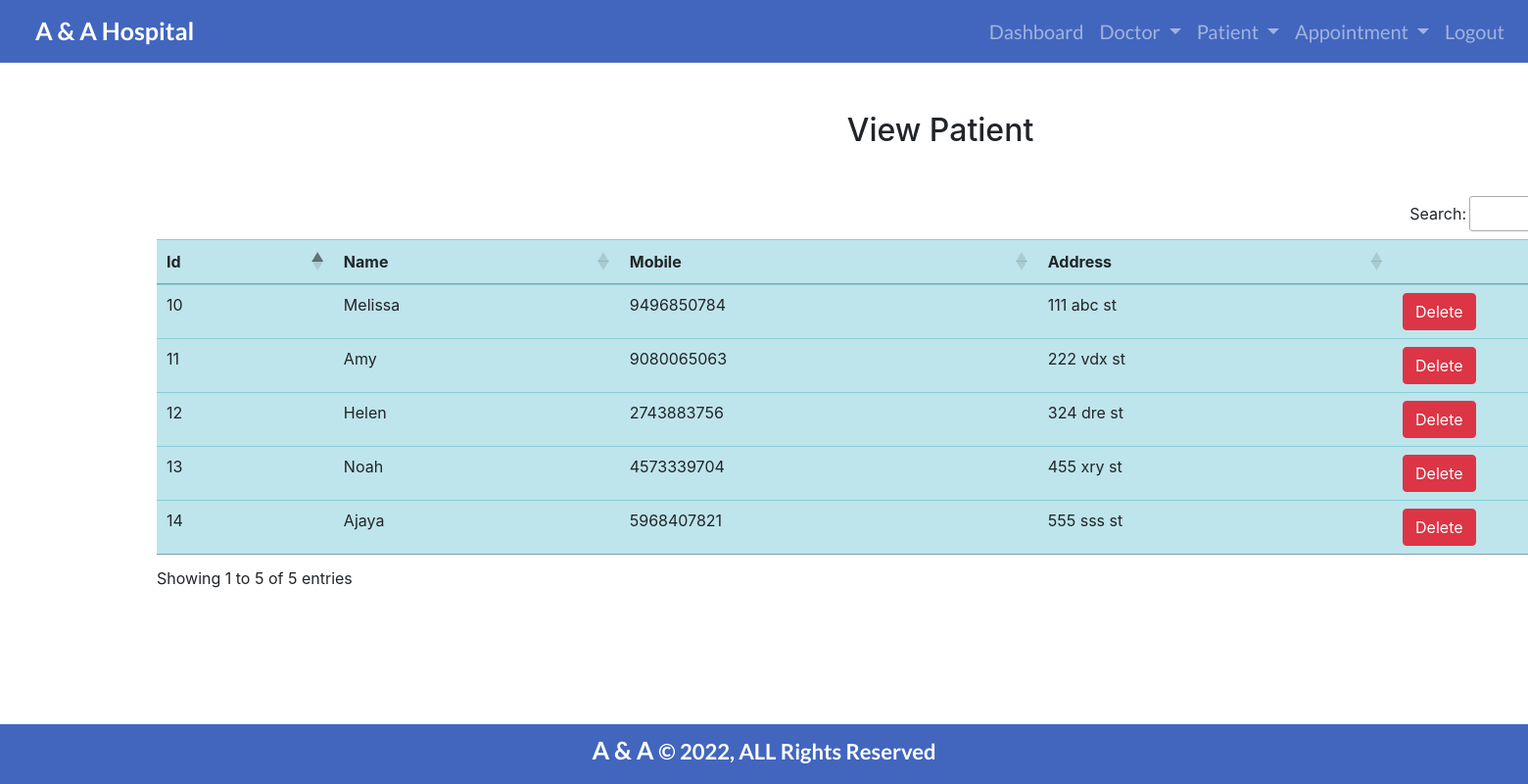
Before: /view_patient/ (signed in) with the older database file.
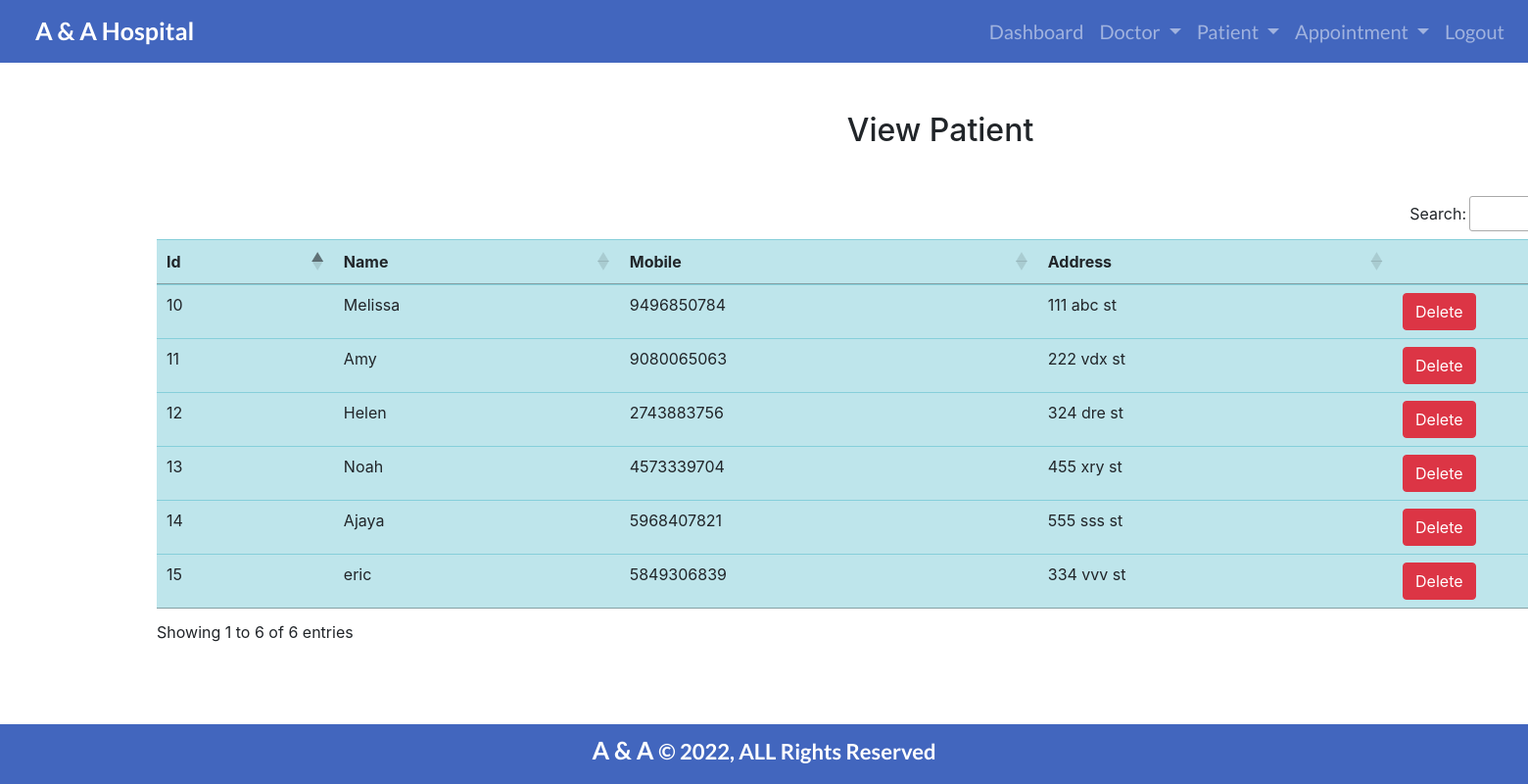
After: the same page with the newer database file.
### hospital/models.py (models this page shows, shortened)
class Patient(models.Model):
    name = models.CharField(max_length=50)
    mobile = models.IntegerField(null=True)
    address = models.TextField()

### hospital/views.py (the view)
# urls.py: path('view_patient/',View_Patient,name='view_patient'),
def View_Patient(request):
    if not request.user.is_staff:
        return redirect('login')
    pat = Patient.objects.all()
    data = {'pat': pat}
    return render(request, 'view_patient.html', data)

### hospital/templates/view_patient.html
{% include 'base.html' %}
{% include 'navigation.html' %}
{%block content%}
<div style="width: 100rem; margin-left: 10rem; margin-top: 50px">
    <h2 class="text-center py-0 mb-4">View Patient</h2>
    <br>
    <table id="example" class="table table-info">
        <thead>
            <tr>
                <th>Id</th>
                <th>Name</th>
                <th>Mobile</th>
                <th>Address</th>
                <th></th>
            </tr>
        </thead>
        <tbody>
            {% for i in pat %}
            <tr>
               <td> {{i.id}}</td>
               <td> {{i.name}}</td>
               <td> {{i.mobile}}</td>
               <td> {{i.address}}</td>
               <td><a href="{% url 'delete_patient' i.id %}"
                onclick="return confirm('Are you sure you want to delete?')"class="btn btn-danger">Delete</a></td>
            </tr>
            {% endfor %}
        </tbody>
    </table>
</div>
{%endblock%}
{% include 'footer.html' %}

Changed rows visible on the page:
added Patient: id "15", name "eric", mobile "5849306839", address "334 vvv st"
Other visible differences:
text written by a page script: "Search: Showing 1 to 5 of 5 entries" → "Search: Showing 1 to 6 of 6 entries"
